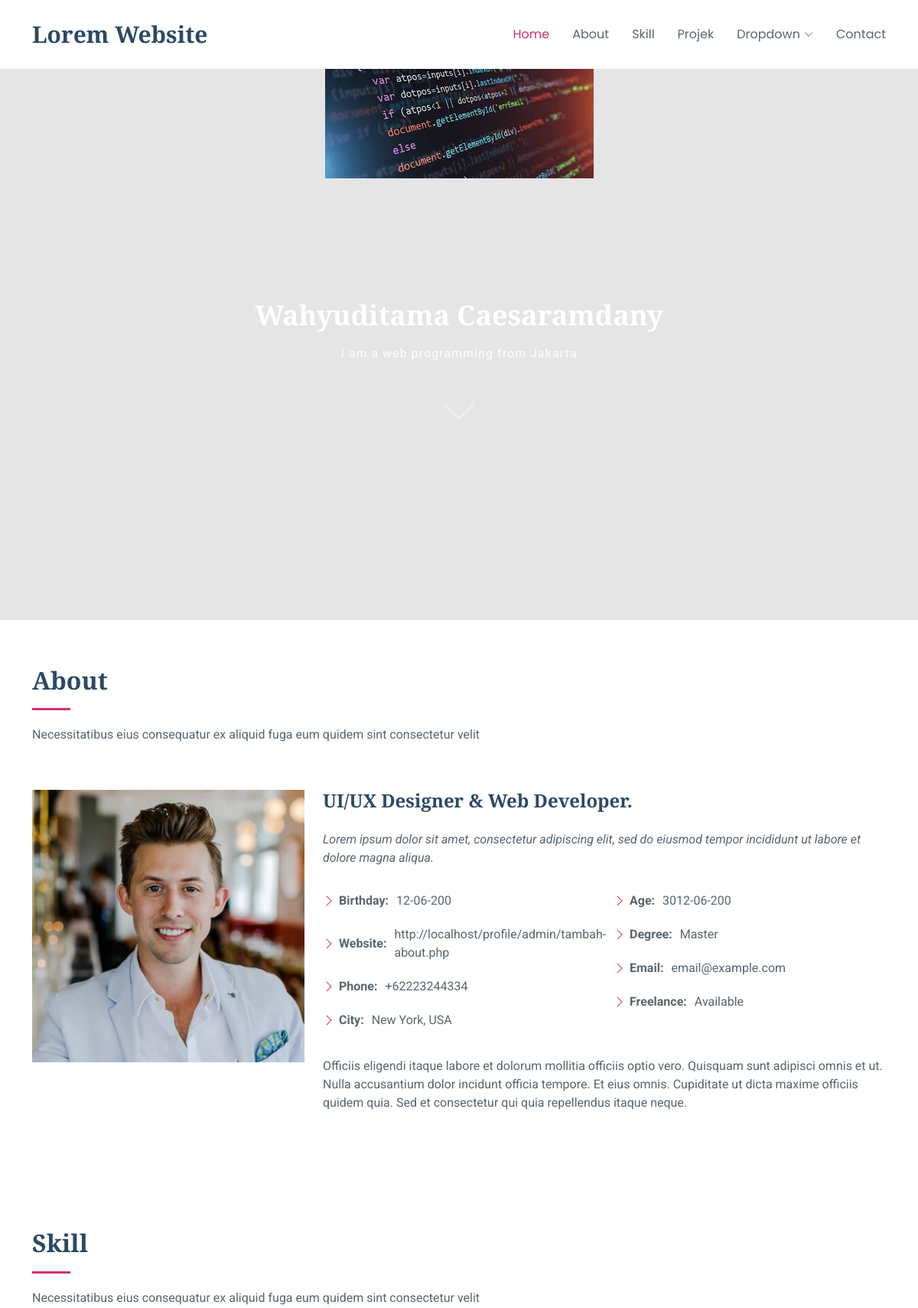
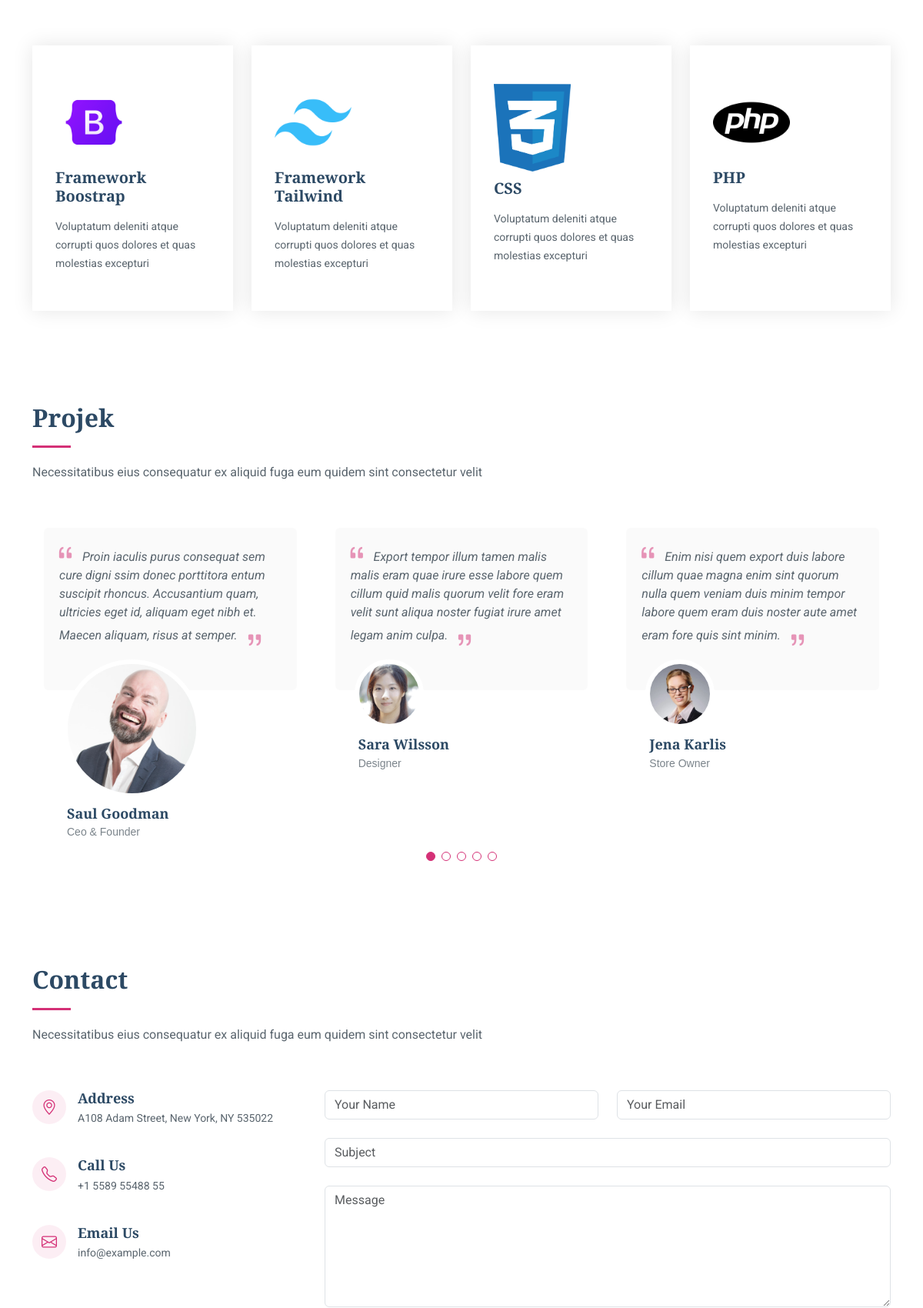
The page / (upper part) on the database its author committed (2 pictures, top to bottom).
### tables this page shows
CREATE TABLE `home` (
  `id` int(11) NOT NULL,
  `header` varchar(50) NOT NULL,
  `sub_judul` varchar(50) NOT NULL,
  `foto` varchar(255) NOT NULL,
  `created_at` timestamp NOT NULL DEFAULT current_timestamp() ON UPDATE current_timestamp()
);

CREATE TABLE `user` (
  `id` int(50) NOT NULL,
  `nama` varchar(50) NOT NULL,
  `alamat` varchar(50) NOT NULL,
  `foto` varchar(50) NOT NULL,
  `update_at` timestamp NOT NULL DEFAULT current_timestamp() ON UPDATE current_timestamp(),
  `create_at` timestamp NOT NULL DEFAULT current_timestamp()
);

CREATE TABLE `about` (
  `id` int(11) NOT NULL,
  `deskripsi` varchar(255) NOT NULL,
  `profesi` varchar(255) NOT NULL,
  `deskripsi_profesi` varchar(100) NOT NULL,
  `website` varchar(100) NOT NULL,
  `kota` text NOT NULL,
  `umur` int(11) NOT NULL,
  `email` varchar(1000) NOT NULL,
  `foto` varchar(255) NOT NULL,
  `tanggal` varchar(25) NOT NULL,
  `craete_at` int(11) NOT NULL
);

CREATE TABLE `footer` (
  `id` int(11) NOT NULL,
  `deskripsi` varchar(100) NOT NULL,
  `twitter` varchar(255) NOT NULL,
  `telepon` varchar(50) NOT NULL,
  `ig` varchar(50) NOT NULL,
  `fb` varchar(50) NOT NULL,
  `linkedin` varchar(255) NOT NULL
);

CREATE TABLE `capabilitas` (
  `id` int(11) NOT NULL,
  `judul` varchar(100) NOT NULL,
  `paragraf` varchar(255) NOT NULL,
  `info` varchar(255) NOT NULL,
  `foto` varchar(255) NOT NULL,
  `created_at` timestamp NOT NULL DEFAULT current_timestamp() ON UPDATE current_timestamp()
);

### index.php (the view, shortened to what this page needs)
<?php
include 'admin/database/db.php';
$queryAhli = mysqli_query($conn, "SELECT * FROM capabilitas ");
$queryHome = mysqli_query($conn, "SELECT * FROM  home");
$rowHome = mysqli_fetch_assoc($queryHome);
$queryProfile = mysqli_query($conn, "SELECT * FROM  user ");
$rowProfile = mysqli_fetch_assoc($queryProfile);
$sqlA = mysqli_query($conn, "SELECT * FROM about");
$rowA = mysqli_fetch_assoc($sqlA);
$queryFooter = mysqli_query($conn, "SELECT * FROM footer");
$rowFooter = mysqli_fetch_assoc($queryFooter);
?>
<!DOCTYPE html>
<html lang="en">
<head>
  <link href="landing_page/assets/vendor/bootstrap/css/bootstrap.min.css" rel="stylesheet">
  <link href="landing_page/assets/vendor/bootstrap-icons/bootstrap-icons.css" rel="stylesheet">
  <link href="landing_page/assets/vendor/aos/aos.css" rel="stylesheet">
  <link href="landing_page/assets/vendor/glightbox/css/glightbox.min.css" rel="stylesheet">
  <link href="landing_page/assets/vendor/swiper/swiper-bundle.min.css" rel="stylesheet">
  <link href="landing_page/assets/css/main.css" rel="stylesheet">
</head>
<body class="index-page">
  <header id="header" class="header d-flex align-items-center sticky-top">
    <div class="container-fluid container-xl position-relative d-flex align-items-center justify-content-between">
      <a href="index.html" class="logo d-flex align-items-center">
        <h1 class="sitename"><?php echo $rowHome['header'] ?></h1>
      </a>
      <nav id="navmenu" class="navmenu">
        <ul>
          <li><a href="#hero" class="active">Home</a></li>
          <li><a href="#about">About</a></li>
          <li><a href="#skill">Skill</a></li>
          <li><a href="#testimonials">Projek</a></li>
          <li class="dropdown"><a href="#"><span>Dropdown</span> <i class="bi bi-chevron-down toggle-dropdown"></i></a>
          </li>
          <li><a href="#contact">Contact</a></li>
        </ul>
      </nav>
    </div>
  </header>
  <main class="main">
    <section id="hero" class="hero section dark-background" style=" background: url(admin/upload/<?php echo $rowProfile['foto'] ?>) top center no-repeat;">
      <div class="container text-center" data-aos="fade-up" data-aos-delay="100">
        <h2><?php echo $rowProfile['nama'] ?></h2>
        <p><?php echo $rowProfile['alamat'] ?><br></p>
        <a href="#about" class="btn-scroll" title="Scroll Down"><i class="bi bi-chevron-down"></i></a>
      </div>
    </section>
    <section id="about" class="about section">
      <div class="container section-title" data-aos="fade-up">
        <h2>About</h2>
        <p>Necessitatibus eius consequatur ex aliquid fuga eum quidem sint consectetur velit</p>
      </div>
      <div class="container" data-aos="fade-up" data-aos-delay="100">
        <div class="row gy-4 justify-content-center">
          <div class="col-lg-4">
            <img src="admin/upload/<?php echo $rowA['foto'] ?>" class="img-fluid" alt="">
          </div>
          <div class="col-lg-8 content">
            <h2>UI/UX Designer &amp; Web Developer.</h2>
            <p class="fst-italic py-3">
              Lorem ipsum dolor sit amet, consectetur adipiscing elit, sed do eiusmod tempor incididunt ut labore et dolore
              magna aliqua.
            </p>
            <div class="row">
              <div class="col-lg-6">
                <ul>
                  <li><i class="bi bi-chevron-right"></i> <strong>Birthday:</strong> <span><?php echo $rowA['tanggal'] ?></span></li>
                  <li><i class="bi bi-chevron-right"></i> <strong>Website:</strong> <span><?php echo $rowA['website'] ?></span></li>
                  <li><i class="bi bi-chevron-right"></i> <strong>Phone:</strong> <span>+62<?php echo $rowFooter['telepon'] ?></span></li>
                  <li><i class="bi bi-chevron-right"></i> <strong>City:</strong> <span>New York, USA</span></li>
                </ul>
              </div>
              <div class="col-lg-6">
                <ul>
                  <li><i class="bi bi-chevron-right"></i> <strong>Age:</strong> <span>30</span><?php echo $rowA['tanggal'] ?></li>
                  <li><i class="bi bi-chevron-right"></i> <strong>Degree:</strong> <span>Master</span></li>
                  <li><i class="bi bi-chevron-right"></i> <strong>Email:</strong> <span>email@example.com</span></li>
                  <li><i class="bi bi-chevron-right"></i> <strong>Freelance:</strong> <span>Available</span></li>
                </ul>
              </div>
            </div>
            <p class="py-3">
              Officiis eligendi itaque labore et dolorum mollitia officiis optio vero. Quisquam sunt adipisci omnis et ut. Nulla accusantium dolor incidunt officia tempore. Et eius omnis.
              Cupiditate ut dicta maxime officiis quidem quia. Sed et consectetur qui quia repellendus itaque neque.
            </p>
          </div>
        </div>
      </div>
    </section>
    <section id="services" class="services section">
      <div class="container section-title" id="skill" data-aos="fade-up">
        <h2>Skill</h2>
        <p>Necessitatibus eius consequatur ex aliquid fuga eum quidem sint consectetur velit</p>
      </div>
      <div class="container">
        <div class="row gy-4">
          <?php
          while ($rowAhli = mysqli_fetch_assoc($queryAhli)) { ?>
            <div class="col-xl-3 col-md-6 d-flex" data-aos="fade-up" data-aos-delay="100">
              <div class="service-item position-relative">
                <div class="icon"><img src="admin/upload/<?php echo $rowAhli['foto'] ?>" style="width: 100px; height:auto;"></div>
                <h4><a href="" class="stretched-link"><?php echo $rowAhli['judul'] ?></a></h4>
                <p>Voluptatum deleniti atque corrupti quos dolores et quas molestias excepturi</p>
              </div>
            </div>
          <?php } ?>
        </div>
      </div>
    </section>
    <section id="testimonials" class="testimonials section">
      <div class="container section-title " data-aos="fade-up">
        <h2>Projek</h2>
        <p>Necessitatibus eius consequatur ex aliquid fuga eum quidem sint consectetur velit</p>
      </div>
      <div class="container" data-aos="fade-up" data-aos-delay="100">
        <div class="swiper init-swiper" data-speed="600" data-delay="5000" data-breakpoints="{ &quot;320&quot;: { &quot;slidesPerView&quot;: 1, &quot;spaceBetween&quot;: 40 }, &quot;1200&quot;: { &quot;slidesPerView&quot;: 3, &quot;spaceBetween&quot;: 40 } }">
          <div class="swiper-wrapper">
            <div class="swiper-slide">
              <div class="testimonial-item">
                <p>
                  <i class=" bi bi-quote quote-icon-left"></i>
                  <span>Proin iaculis purus consequat sem cure digni ssim donec porttitora entum suscipit rhoncus. Accusantium quam, ultricies eget id, aliquam eget nibh et. Maecen aliquam, risus at semper.</span>
                  <i class="bi bi-quote quote-icon-right"></i>
                </p>
                <img src="landing_page/assets/img/testimonials/testimonials-1.jpg" class="testimonial-img w-50" alt="">
                <h3>Saul Goodman</h3>
                <h4>Ceo &amp; Founder</h4>
              </div>
            </div>
            <div class="swiper-slide">
              <div class="testimonial-item">
                <p>
                  <i class="bi bi-quote quote-icon-left"></i>
                  <span>Export tempor illum tamen malis malis eram quae irure esse labore quem cillum quid malis quorum velit fore eram velit sunt aliqua noster fugiat irure amet legam anim culpa.</span>
                  <i class="bi bi-quote quote-icon-right"></i>
                </p>
                <img src="landing_page/assets/img/testimonials/testimonials-2.jpg" class="testimonial-img" alt="">
                <h3>Sara Wilsson</h3>
                <h4>Designer</h4>
              </div>
            </div>
            <div class="swiper-slide">
              <div class="testimonial-item">
                <p>
                  <i class="bi bi-quote quote-icon-left"></i>
                  <span>Enim nisi quem export duis labore cillum quae magna enim sint quorum nulla quem veniam duis minim tempor labore quem eram duis noster aute amet eram fore quis sint minim.</span>
                  <i class="bi bi-quote quote-icon-right"></i>
                </p>
                <img src="landing_page/assets/img/testimonials/testimonials-3.jpg" class="testimonial-img" alt="">
                <h3>Jena Karlis</h3>
                <h4>Store Owner</h4>
              </div>
            </div>
          </div>
          <div class="swiper-pagination"></div>
        </div>
      </div>
    </section>
    <section id="contact" class="contact section">
      <div class="container section-title" data-aos="fade-up">
        <h2>Contact</h2>
        <p>Necessitatibus eius consequatur ex aliquid fuga eum quidem sint consectetur velit</p>
      </div>
      <div class="container" data-aos="fade" data-aos-delay="100">
        <div class="row gy-4">
          <div class="col-lg-4">
            <div class="info-item d-flex" data-aos="fade-up" data-aos-delay="200">
              <i class="bi bi-geo-alt flex-shrink-0"></i>
              <div>
                <h3>Address</h3>
                <p>A108 Adam Street, New York, NY 535022</p>
              </div>
            </div>
            <div class="info-item d-flex" data-aos="fade-up" data-aos-delay="300">
              <i class="bi bi-telephone flex-shrink-0"></i>
              <div>
                <h3>Call Us</h3>
                <p>+1 5589 55488 55</p>
              </div>
            </div>
            <div class="info-item d-flex" data-aos="fade-up" data-aos-delay="400">
              <i class="bi bi-envelope flex-shrink-0"></i>
              <div>
                <h3>Email Us</h3>
                <p>info@example.com</p>
              </div>
            </div>
          </div>
          <div class="col-lg-8">
            <form action="actioncontact.php" method="post" class="php-email-form-new" data-aos="fade-up" data-aos-delay="200">
              <div class="row gy-4">
                <div class="col-md-6">
                  <input type="text" name="nama" class="form-control" placeholder="Your Name" required>
                </div>
                <div class="col-md-6 ">
                  <input type="email" class="form-control" name="email" placeholder="Your Email" required>
                </div>
                <div class="col-md-12">
                  <input type="text" class="form-control" name="subjek" placeholder="Subject" required>
                </div>
                <div class="col-md-12">
                  <textarea class="form-control" name="pesan" rows="6" placeholder="Message"></textarea>
                </div>
              </div>
            </form>
          </div>
        </div>
      </div>
    </section>
  </main>
</body>
</html>

### rows shown on the page
home: header "Lorem Website"
user: foto (picture), nama "Wahyuditama Caesaramdany", alamat "I am a web programming from Jakarta"
about: foto (picture), tanggal "12-06-200", website "http://localhost/profile/admin/tambah-about.php"
footer: telepon "223244334"
capabilitas: foto (picture), judul "Framework Boostrap"
capabilitas: foto (picture), judul "Framework Tailwind"
capabilitas: foto (picture), judul "CSS"
capabilitas: foto (picture), judul "PHP"
